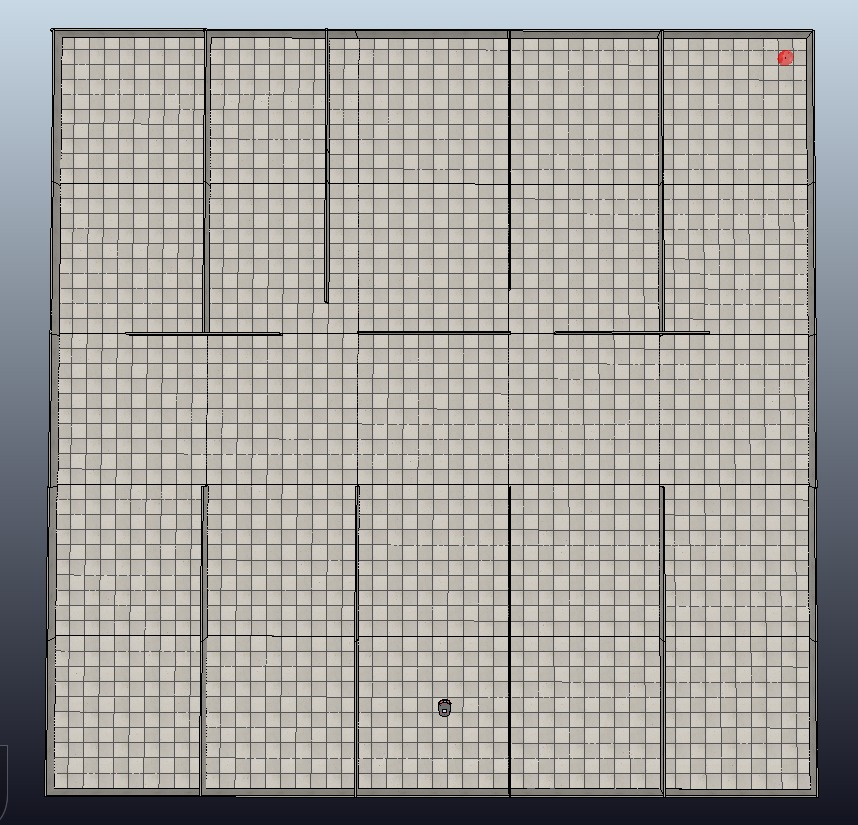
#> input picture v1/draft/image.jpeg, 858 x 825 px
$ python 'extractingwalls copy 3.py'
#> lines starting #> are read from the running program, lines starting #| are printed output that depends on the picture; after the words box and inside, x2 and y2 are one past the last pixel; in counts of white or black regions, pixels touching at a corner belong together
#> further down, img is the input picture: shape (825, 858, 3); mean B, G, R 158.5, 162.6, 164.7

#Import packages
import cv2 as cv
import numpy as np
import pyvisgraph as vg

def convertToSceneCoord( imageX, imageY, img_height, img_width ):
    w = 25
    h = 25

    sceneX = -( (imageY*h/img_height) - h/2 )
    sceneY = -( (imageX*w/img_width) - w/2 )

    return (sceneX, sceneY)

def convertFromSceneCoord( sceneX, sceneY, img_height, img_width ):
    w = 25.0
    h = 25.0

    imageY = int( ((-sceneX)+h/2)*img_height/h )
    imageX = int( ((-sceneY)+w/2)*img_width/w )

    return (imageX, imageY)

def getImageWalls(img):

    thickness = 10

    wall_image = np.copy(img) * 0  # creating a blank to draw lines on
#> wall_image: shape (825, 858, 3); every value is 0
    rect_image = np.copy(img) * 0

    lower_color_wall = np.array([100,100,100])
    upper_color_wall = np.array([136,143,146])
    mask_wall = cv.inRange(img, lower_color_wall, upper_color_wall)
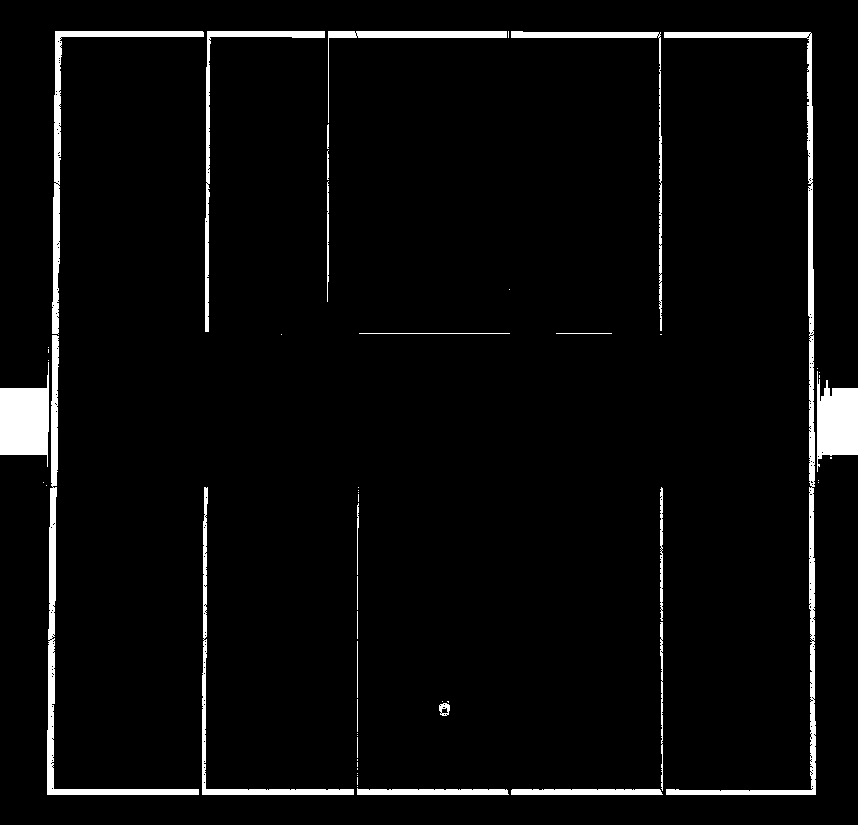
#> mask_wall: shape (825, 858); 4% white; 55 white regions (30 under 20 px), largest, box (x1, y1, x2, y2) and area: (664, 32, 816, 795) 5414, (47, 335, 199, 795) 3874, (0, 362, 49, 467) 3311
    lines_wall = cv.HoughLinesP(mask_wall, 1, np.pi / 180, 3, np.array([]), 100, 50)
#> lines_wall = 88 rows, first 6: [661, 794, 661, 487], [55, 35, 811, 35], [47, 789, 365, 794], [809, 591, 814, 432], [55, 36, 811, 36], [55, 32, 810, 32]

    lower_color_black = np.array([0,0,0])
    upper_color_black = np.array([2,2,2])
    mask_black = cv.inRange(img, lower_color_black, upper_color_black)
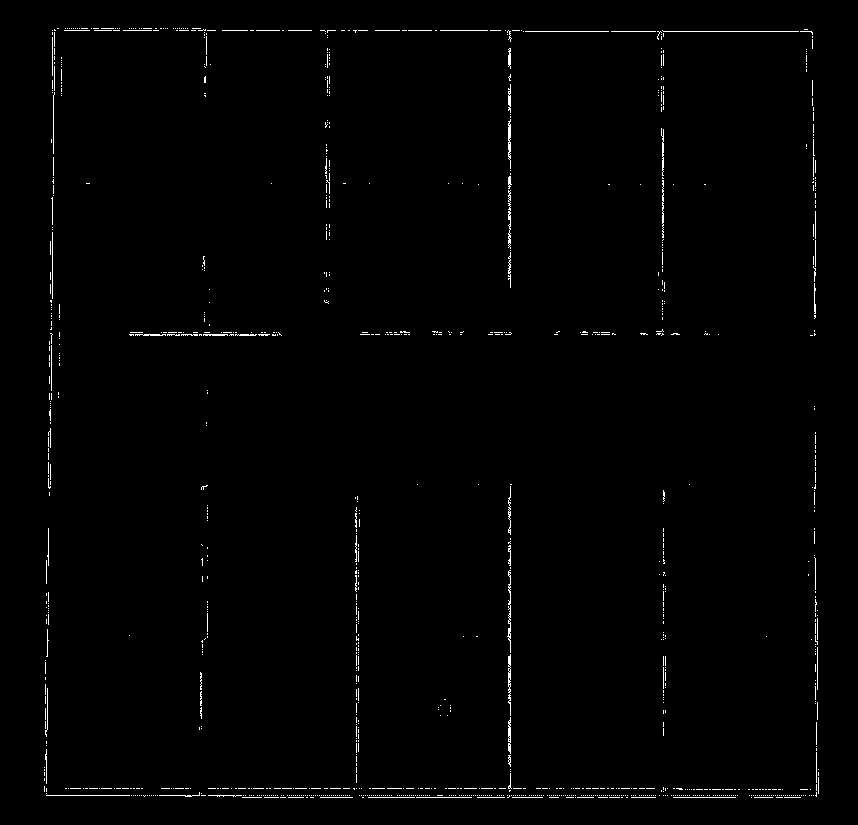
#> mask_black: shape (825, 858); 0.95% white in thin lines or dots, all inside (x1, y1, x2, y2) = (44, 28, 819, 798)
    lines_black = cv.HoughLinesP(mask_black, 1, np.pi / 180, 7, np.array([]), 30, 40)
#> lines_black = 79 rows, first 6: [51, 351, 52, 238], [509, 278, 509, 31], [44, 788, 681, 788], [46, 795, 816, 795], [242, 797, 800, 797], [129, 334, 280, 334]


    lines = np.append( lines_wall, lines_black, axis=0 )
#> lines = 167 rows, first 6: [661, 794, 661, 487], [55, 35, 811, 35], [47, 789, 365, 794], [809, 591, 814, 432], [55, 36, 811, 36], [55, 32, 810, 32]

    scale=5
    rects=[]
    for line in lines:
        x1,y1,x2,y2 = line.ravel()
        v1 = np.array( [[x1, y1]] )
        v2 = np.array( [[x2, y2]] )

        orth = np.array( [[y1-y2, x2-x1]] )
        orth = orth/np.linalg.norm(orth)

        p1 = (v1+scale*orth).astype(int)
        p2 = (v1-scale*orth).astype(int)
        p3 = (v2+scale*orth).astype(int)
        p4 = (v2-scale*orth).astype(int)

        rect = [p1,p2,p3,p4]
        rects.append(rect)

        cv.rectangle(rect_image, (p1[0,0], p1[0,1]), (p4[0,0], p4[0,1]), (255,255,255), -1)
#> this loop made 167 passes
#> (x1, y1, x2, y2, orth, rect) on passes 1 to 3: (661, 794, 661, 487, [[1, 0]], [[[666, 794]], [[656, 794]], [[666, 487]], [[656, 487]]]), (55, 35, 811, 35, [[0, 1]], [[[55, 40]], [[55, 30]], [[811, 40]], [[811, 30]]]), (47, 789, 365, 794, [[-0.0157, 1]], [[[46, 793]], [[47, 784]], [[364, 798]], [[365, 789]]])
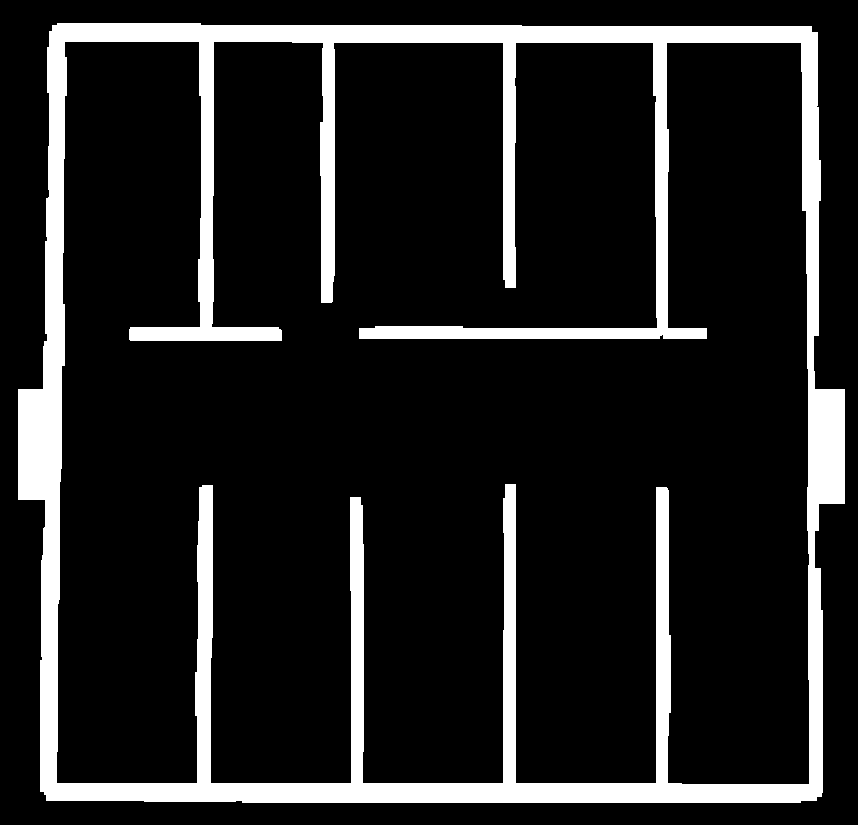
#> rect_image: shape (825, 858, 3); 13.2% white; 1 white region, box (x1, y1, x2, y2) and area: (18, 23, 845, 803) 93549

    rects = np.array(rects).reshape(-1, 4, 2)

    return np.copy(rect_image), rects

def getCorners(img):
    corners_image = np.copy(img)
    gray = cv.cvtColor(img, cv.COLOR_BGR2GRAY)
    corners = cv.goodFeaturesToTrack(gray, 50, 0.001, 5)
    corners = np.int0(corners)

    print(corners)

    for corner in corners:
        x,y = corner.ravel()
        cv.circle(corners_image, (x,y), 5, (255,0,0), -1)

    return corners_image , corners


IMAGE_NAME = './image.jpeg'
img = cv.imread(IMAGE_NAME, cv.IMREAD_COLOR)

rect_image, rects = getImageWalls(img)

cv.imshow('Original image', cv.resize(img, dsize=None, fx=0.7, fy=0.7))
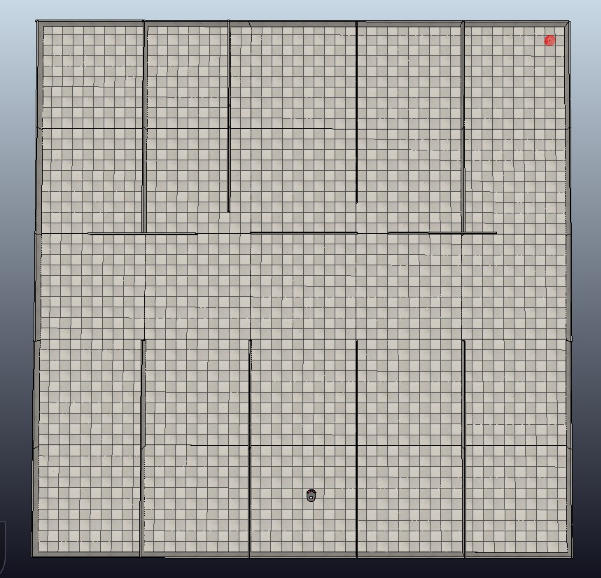
#> window 'Original image': shape (578, 601, 3); mean B, G, R 158.2, 162.3, 164.4
cv.imshow('Extracted rectangles', cv.resize(rect_image, dsize=None, fx=0.7, fy=0.7))
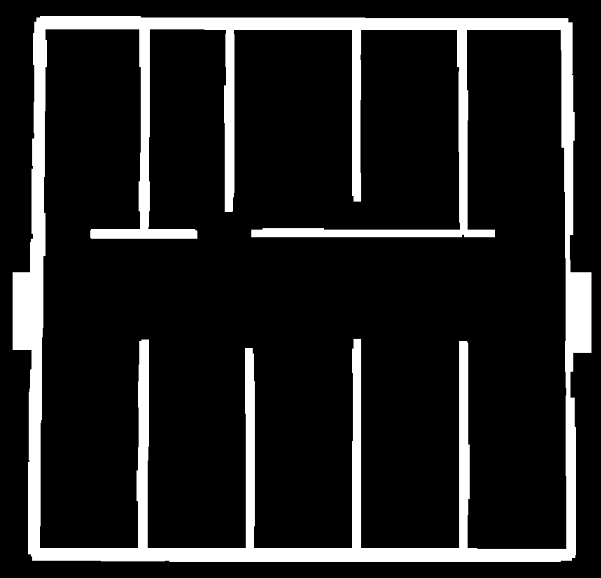
#> window 'Extracted rectangles': shape (578, 601, 3); min 0, max 255, mean 33.6


gray_rect_image = cv.cvtColor(rect_image, cv.COLOR_BGR2GRAY)
contours,_ = cv.findContours(gray_rect_image, cv.RETR_LIST, cv.CHAIN_APPROX_SIMPLE)
print( len(contours) )
#| 2

contour_image = np.copy(gray_rect_image) * 0
#> contour_image: shape (825, 858); every value is 0
for contour in contours[0:1]:
    contour = contour.reshape((-1,1,2))
    cv.polylines(contour_image,[contour],True,(255,255,255))
#> this loop made 1 pass
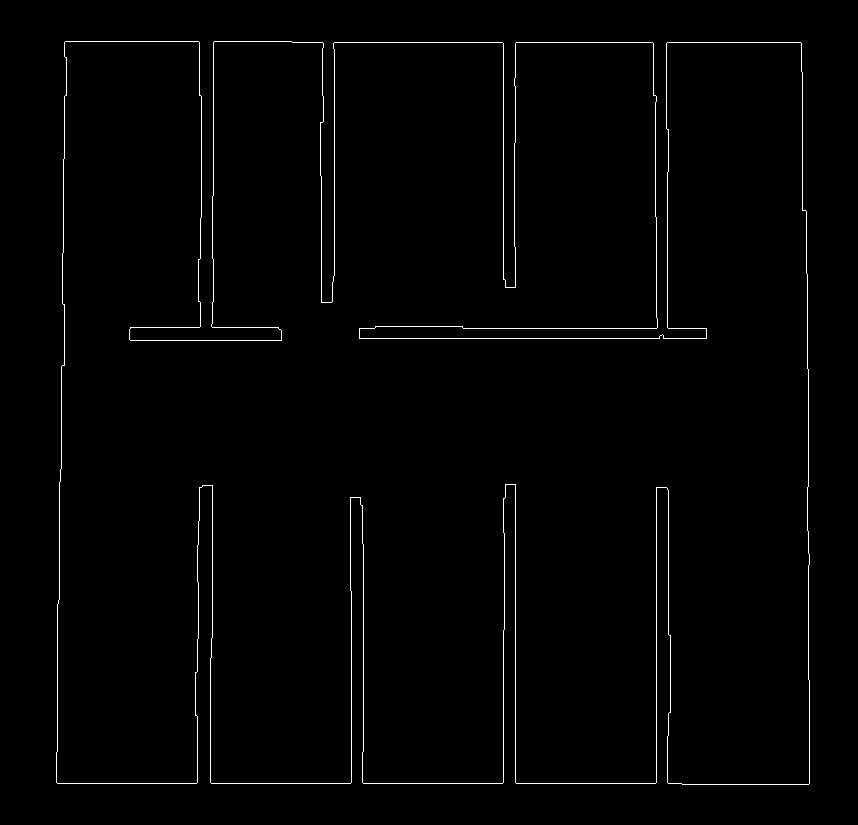
#> contour_image: shape (825, 858); 1.2% white in thin lines or dots, all inside (x1, y1, x2, y2) = (56, 41, 810, 785)

cv.imshow('Contour', cv.resize(contour_image, dsize=None, fx=0.7, fy=0.7))
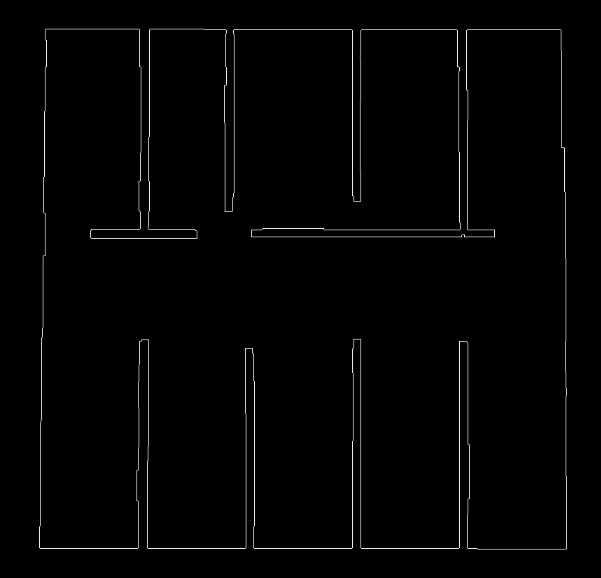
#> window 'Contour': shape (578, 601); min 0, max 251, mean 3.1

# [20 lines of commented-out code are left out]


cv.waitKey(0)

# Clean up
cv.destroyAllWindows()
